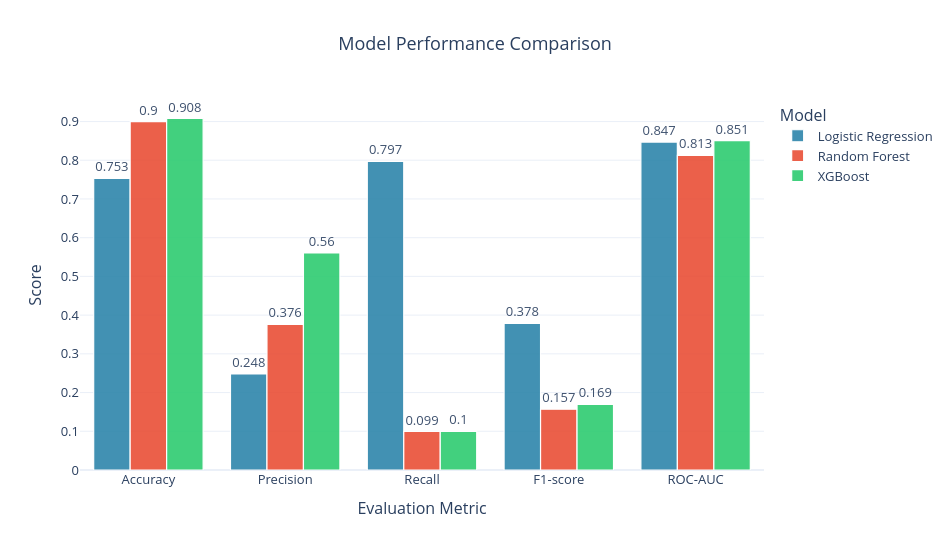

Here is the notebook cell this chart was saved with:
### Code cell
# Step 9: Create interactive model performance comparison graph

model_results_long = model_results.melt(
    id_vars="Model",
    value_vars=["Accuracy", "Precision", "Recall", "F1-score", "ROC-AUC"],
    var_name="Metric",
    value_name="Score"
)

fig_model_comparison = px.bar(
    model_results_long,
    x="Metric",
    y="Score",
    color="Model",
    barmode="group",
    text=model_results_long["Score"].round(3),
    title="Model Performance Comparison",
    color_discrete_map={
        "Logistic Regression": "#2E86AB",
        "Random Forest": "#E94F37",
        "XGBoost": "#2ECC71"
    }
)

fig_model_comparison.update_traces(
    textposition="outside",
    marker_line_color="white",
    marker_line_width=1.2,
    opacity=0.9,
    hovertemplate="<b>%{fullData.name}</b><br>Metric: %{x}<br>Score: %{y:.3f}<extra></extra>"
)

fig_model_comparison.update_layout(
    xaxis_title="Evaluation Metric",
    yaxis_title="Score",
    title_x=0.5,
    template="plotly_white",
    width=950,
    height=550,
    font=dict(size=13),
    plot_bgcolor="white",
    paper_bgcolor="white"
)

fig_model_comparison

### Figure 1 — Plotly figure (JSON) as saved in the notebook; plotly's stock layout.template omitted (floating-point values rounded to 4 significant figures)
{"data": [{"alignmentgroup": "True", "hovertemplate": "<b>%{fullData.name}</b><br>Metric: %{x}<br>Score: %{y:.3f}<extra></extra>", "legendgroup": "Logistic Regression", "marker": {"color": "#2E86AB", "line": {"color": "white", "width": 1.2}, "pattern": {"shape": ""}}, "name": "Logistic Regression", "offsetgroup": "Logistic Regression", "opacity": 0.9, "orientation": "v", "showlegend": true, "text": [0.753, 0.248, 0.797, 0.378, 0.847], "textposition": "outside", "type": "bar", "x": ["Accuracy", "Precision", "Recall", "F1-score", "ROC-AUC"], "xaxis": "x", "y": [0.7534, 0.2482, 0.797, 0.3785, 0.847], "yaxis": "y"}, {"alignmentgroup": "True", "hovertemplate": "<b>%{fullData.name}</b><br>Metric: %{x}<br>Score: %{y:.3f}<extra></extra>", "legendgroup": "Random Forest", "marker": {"color": "#E94F37", "line": {"color": "white", "width": 1.2}, "pattern": {"shape": ""}}, "name": "Random Forest", "offsetgroup": "Random Forest", "opacity": 0.9, "orientation": "v", "showlegend": true, "text": [0.9, 0.376, 0.099, 0.157, 0.813], "textposition": "outside", "type": "bar", "x": ["Accuracy", "Precision", "Recall", "F1-score", "ROC-AUC"], "xaxis": "x", "y": [0.8996, 0.3761, 0.0994, 0.1572, 0.8127], "yaxis": "y"}, {"alignmentgroup": "True", "hovertemplate": "<b>%{fullData.name}</b><br>Metric: %{x}<br>Score: %{y:.3f}<extra></extra>", "legendgroup": "XGBoost", "marker": {"color": "#2ECC71", "line": {"color": "white", "width": 1.2}, "pattern": {"shape": ""}}, "name": "XGBoost", "offsetgroup": "XGBoost", "opacity": 0.9, "orientation": "v", "showlegend": true, "text": [0.908, 0.56, 0.1, 0.169, 0.851], "textposition": "outside", "type": "bar", "x": ["Accuracy", "Precision", "Recall", "F1-score", "ROC-AUC"], "xaxis": "x", "y": [0.9078, 0.5605, 0.0998, 0.1694, 0.8508], "yaxis": "y"}], "layout": {"barmode": "group", "font": {"size": 13}, "height": 550, "legend": {"title": {"text": "Model"}, "tracegroupgap": 0}, "paper_bgcolor": "white", "plot_bgcolor": "white", "title": {"text": "Model Performance Comparison", "x": 0.5}, "width": 950, "xaxis": {"anchor": "y", "domain": [0, 1], "title": {"text": "Evaluation Metric"}}, "yaxis": {"anchor": "x", "domain": [0, 1], "title": {"text": "Score"}}}}
